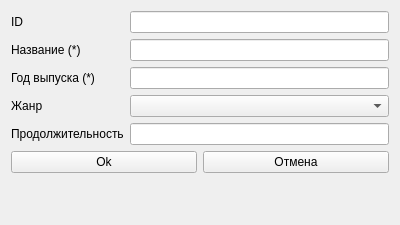
<?xml version="1.0" encoding="UTF-8"?>
<ui version="4.0">
 <class>Form</class>
 <widget class="QWidget" name="Form">
  <property name="geometry">
   <rect>
    <x>0</x>
    <y>0</y>
    <width>400</width>
    <height>225</height>
   </rect>
  </property>
  <property name="windowTitle">
   <string>Form</string>
  </property>
  <layout class="QVBoxLayout" name="verticalLayout_4">
   <item>
    <layout class="QVBoxLayout" name="verticalLayout_3">
     <item>
      <layout class="QHBoxLayout" name="horizontalLayout_2">
       <item>
        <layout class="QVBoxLayout" name="verticalLayout_2">
         <item>
          <widget class="QLabel" name="label">
           <property name="text">
            <string>ID</string>
           </property>
          </widget>
         </item>
         <item>
          <widget class="QLabel" name="label_2">
           <property name="text">
            <string>Название (*)</string>
           </property>
          </widget>
         </item>
         <item>
          <widget class="QLabel" name="label_3">
           <property name="text">
            <string>Год выпуска (*)</string>
           </property>
          </widget>
         </item>
         <item>
          <widget class="QLabel" name="label_4">
           <property name="text">
            <string>Жанр</string>
           </property>
          </widget>
         </item>
         <item>
          <widget class="QLabel" name="label_5">
           <property name="text">
            <string>Продолжительность</string>
           </property>
          </widget>
         </item>
        </layout>
       </item>
       <item>
        <layout class="QVBoxLayout" name="verticalLayout">
         <item>
          <widget class="QLineEdit" name="lineEdit_id"/>
         </item>
         <item>
          <widget class="QLineEdit" name="lineEdit_title"/>
         </item>
         <item>
          <widget class="QLineEdit" name="lineEdit_year"/>
         </item>
         <item>
          <widget class="QComboBox" name="comboBox_genre"/>
         </item>
         <item>
          <widget class="QLineEdit" name="lineEdit_duration"/>
         </item>
        </layout>
       </item>
      </layout>
     </item>
     <item>
      <layout class="QHBoxLayout" name="horizontalLayout">
       <item>
        <widget class="QPushButton" name="pushButton_ok">
         <property name="text">
          <string>Ok</string>
         </property>
        </widget>
       </item>
       <item>
        <widget class="QPushButton" name="pushButton_cancel">
         <property name="text">
          <string>Отмена</string>
         </property>
        </widget>
       </item>
      </layout>
     </item>
    </layout>
   </item>
   <item>
    <spacer name="verticalSpacer">
     <property name="orientation">
      <enum>Qt::Vertical</enum>
     </property>
     <property name="sizeHint" stdset="0">
      <size>
       <width>20</width>
       <height>37</height>
      </size>
     </property>
    </spacer>
   </item>
  </layout>
 </widget>
 <resources/>
 <connections/>
</ui>
